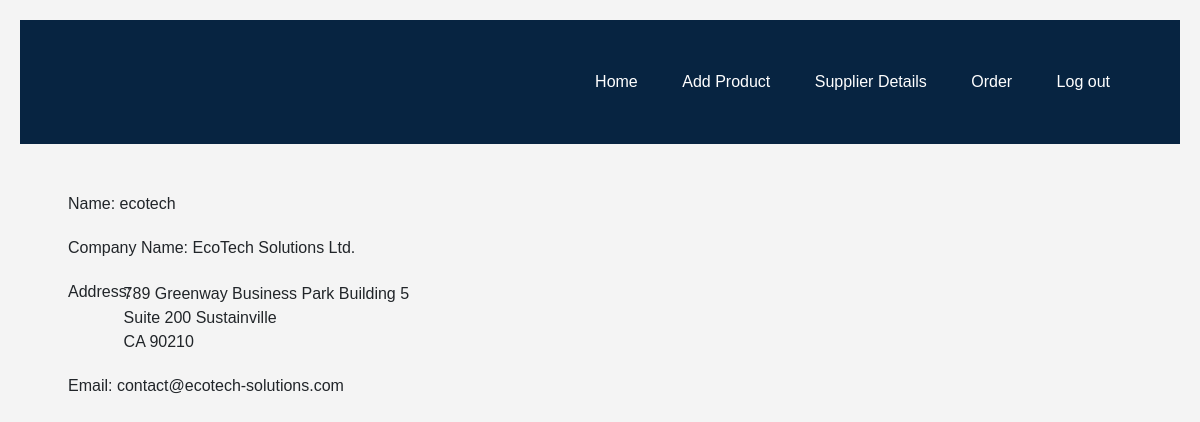
Page /supplier/details/ on the committed database.
### handwash/models.py (models this page shows, shortened)
class Supplier(AbstractUser):
    is_supplier = models.BooleanField(default=True)
    name=models.CharField(max_length=255,blank=True)
    address=models.CharField(max_length=255,blank=True)
    username = models.CharField(max_length=150, blank=True, null=True)
    password = models.CharField(max_length=128, blank=True, null=True)
    groups = models.ManyToManyField('auth.Group', blank=True)
    user_permissions = models.ManyToManyField('auth.Permission', blank=True)
    def formatted_address(self):
        return self.address.replace(',', '<br>')

### handwash/views.py (the view)
# urls.py: path('supplier/details/', views.supplier_list, name='suppliers'),
def supplier_list(request):
    supplier = Supplier.objects.all()
    return render(request, 'supplier_details.html', {'supplier': supplier})

### handwash/templates/supplier_details.html (shortened to what this page needs)
<!DOCTYPE html>
<html lang="en">
    <head>
        <link href="https://cdn.jsdelivr.net/npm/bootstrap@5.3.3/dist/css/bootstrap.min.css" rel="stylesheet">
    </head>
<body>
    <div class="header">
        <a href="{% url 'adminpage' %}">Home</a>
        <a href="{% url 'admin_add' %}">Add Product</a>
        <a href="{% url 'suppliers' %}">Supplier Details</a>
        <a href="{% url 'adminorders' %}">Order</a>
        <a href="{% url 'user_logout' %}">Log out</a>
    </div>
        {%for suppliers in supplier%}
        <div class="ms-5 mt-5">
            <div class="form-group">
                <label for="">Name:</label>
                 {{suppliers.username}}
            </div>
            <div class="form-group">
                <label for="">Company Name:</label>
                {{suppliers.name}}
            </div>
            <div class="form-group">
                <label for="">Address:</label>
                <div style="margin-left: 5%;margin-top: -22px;">
                    {{suppliers.formatted_address|safe}}
                </div>
            </div>
            <div class="">
                <label for="">Email:</label> {{suppliers.email}}
            </div>
        </div>
        {%endfor%}
</body>
</html>

### handwash/templates/supplier_details.html (style rules this page uses)
* { margin: 0; padding: 0; box-sizing: border-box; }
body { font-family: Arial, sans-serif; background-color: #f4f4f4; margin: 0; padding: 20px; }
.form-group { margin-bottom: 20px; }
.header { background-color: #072441; padding: 50px; text-align: right; }
.header a { color: white; text-decoration: none; margin: 0 20px; }

### rows in the picture
Supplier: username "ecotech", name "EcoTech Solutions Ltd.", formatted_address "789 Greenway Business Park Building 5 Suite 200 Sustainville CA 90210", email "contact@ecotech-solutions.com"
